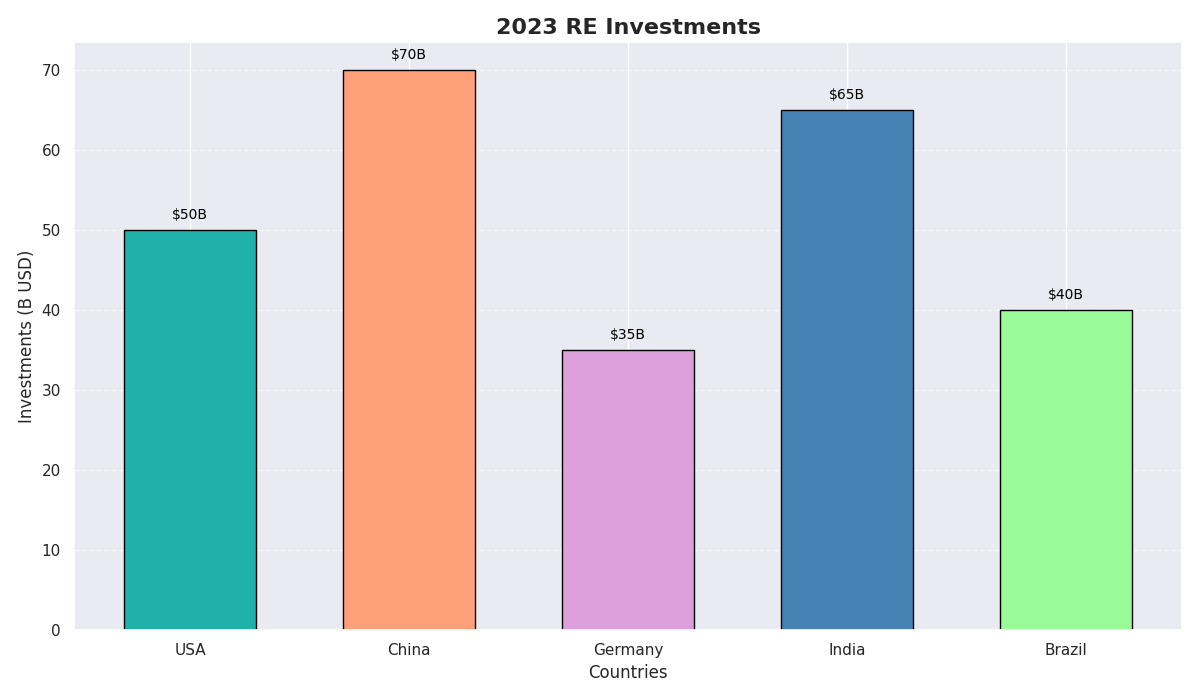

The Python source for this figure:
import matplotlib.pyplot as plt
import numpy as np

countries = ['USA', 'China', 'Germany', 'India', 'Brazil']
total_investments = np.array([50, 70, 35, 65, 40])  # Randomly altered
colors = ['#20B2AA', '#FFA07A', '#dda0dd', '#4682B4', '#98fb98']  # Adjusted colors

fig, ax = plt.subplots(figsize=(12, 7))

ax.bar(countries, total_investments, color=colors, edgecolor='black', width=0.6)

ax.set_title('2023 RE Investments', fontsize=16, fontweight='bold')
ax.set_ylabel('Investments (B USD)', fontsize=12)
ax.set_xlabel('Countries', fontsize=12)

for i, investment in enumerate(total_investments):
    ax.text(i, investment + 1, f"${investment}B", color='black', ha='center', va='bottom', fontsize=10)

ax.yaxis.grid(True, linestyle='--', alpha=0.7)

plt.tight_layout()
plt.show()
